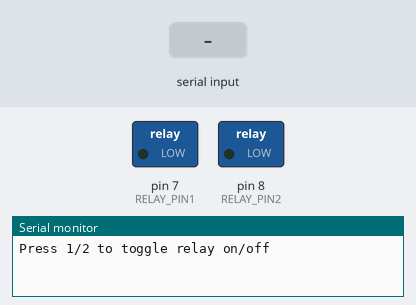
A sketch run on a simulated Arduino Uno, built with avr-gcc and run on an emulated ATmega328P. On the bench: switched loads named in the sketch (green lamp = pin HIGH), the last lines printed to the serial monitor. The test bench sets the inputs (shaded band).

Above: at 1.2 s.
1.3 s: "1" received over Serial
At 1.6 s:
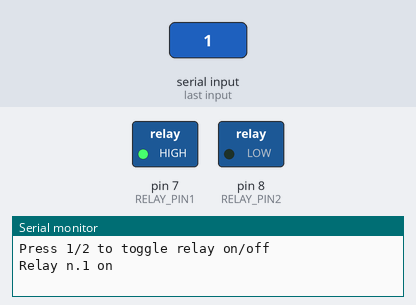
2.8 s: "2" received over Serial
At 4.0 s:
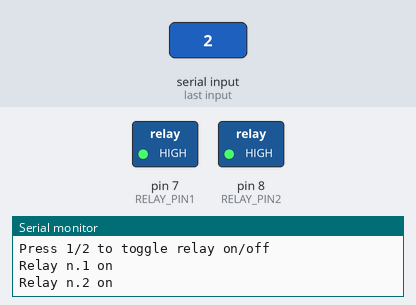
4.3 s: "1" received over Serial
At 5.1 s:
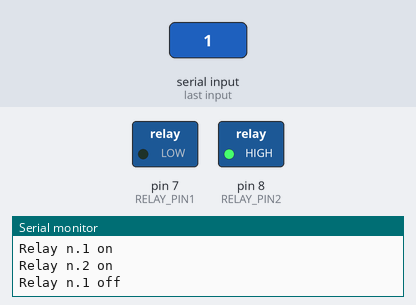
Timing chart, 0 to 7.3 s (numbered marks = the images above; inputs shaded):
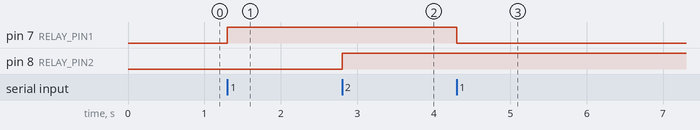

Measured:
- after the input at 1.3 s, pin 7 (RELAY_PIN1): LOW → HIGH at once
- after the input at 2.8 s, pin 8 (RELAY_PIN2): LOW → HIGH at once
- after the input at 4.3 s, pin 7 (RELAY_PIN1): HIGH → LOW at once

The sketch:

onoff12.ino
```cpp
//define relay pins
#define RELAY_PIN1 7
#define RELAY_PIN2 8

void setup()
{
	// initialize the pins for the relay as output
  pinMode(RELAY_PIN1, OUTPUT);
  pinMode(RELAY_PIN2, OUTPUT);
  Serial.begin(9600); // open serial
  Serial.println("Press 1/2 to toggle relay on/off");
}

void loop()
{
  static int relayVal1 = 0;
  static int relayVal2 = 0;
  int cmd;
  //make loop when the serial is available
  while (Serial.available() > 0)
  {
	// read the input all the time
    cmd = Serial.read();

    switch (cmd)
    {
    case '1':
      {
        relayVal1 ^= 1; // xor current value with 1 (causes value to toggle)
        if (relayVal1)
          Serial.println("Relay n.1 on");
        else
          Serial.println("Relay n.1 off");
        break;
      }
      case '2':
      {
       relayVal2 ^= 1; // xor current value with 1 (causes value to toggle)
        if (relayVal2)
          Serial.println("Relay n.2 on");
        else
          Serial.println("Relay n.2 off");
        break;
      }
    default:
      {
        Serial.println("Press the button 1 or 2 to toggle relay on/off");
      }
    }

    if (relayVal1)
      digitalWrite(RELAY_PIN1, HIGH);
    else
      digitalWrite(RELAY_PIN1, LOW);
      if (relayVal2)
      digitalWrite(RELAY_PIN2, HIGH);
    else
      digitalWrite(RELAY_PIN2, LOW);
   }
}
```
